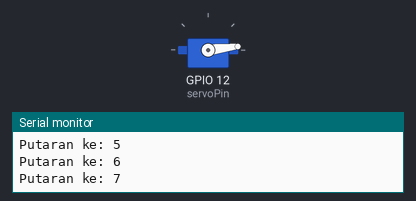
A sketch run on a simulated ESP32. On the bench: servo, the last lines printed to the serial monitor.

Above: at 0.05 s.
At 1.45 s:
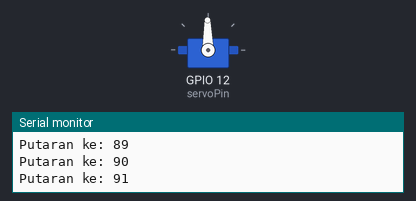
At 2.9 s:
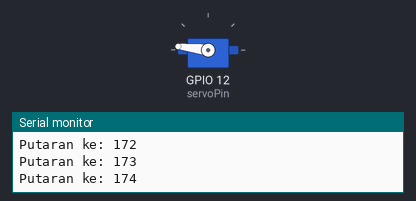
At 5.8 s:
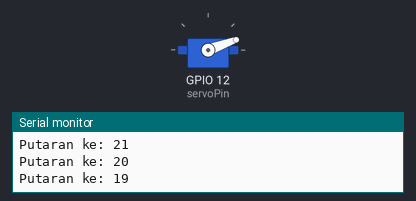
Timing chart, 0 to 8.0 s (numbered marks = the images above):
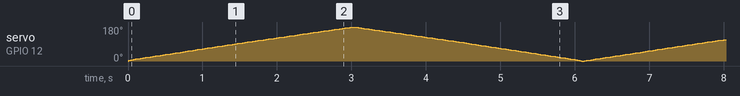

The sketch:

motor-servo.ino
```cpp
  #include <ESP32Servo.h>

  int servoPin = 12;

  Servo servo1;

  void setup() {
    Serial.begin(9600);
    servo1.attach(servoPin);
    servo1.write(90);
  }

  void loop() {
    for(int i = 0; i <= 180; i++) {
      servo1.write(i);
      Serial.print("Putaran ke: ");
      Serial.println(i);
      delay(1);
    }

    for(int i = 180; i >= 0; i--) {
      servo1.write(i);
      Serial.print("Putaran ke: ");
      Serial.println(i);
      delay(1);
    }
  }
```
